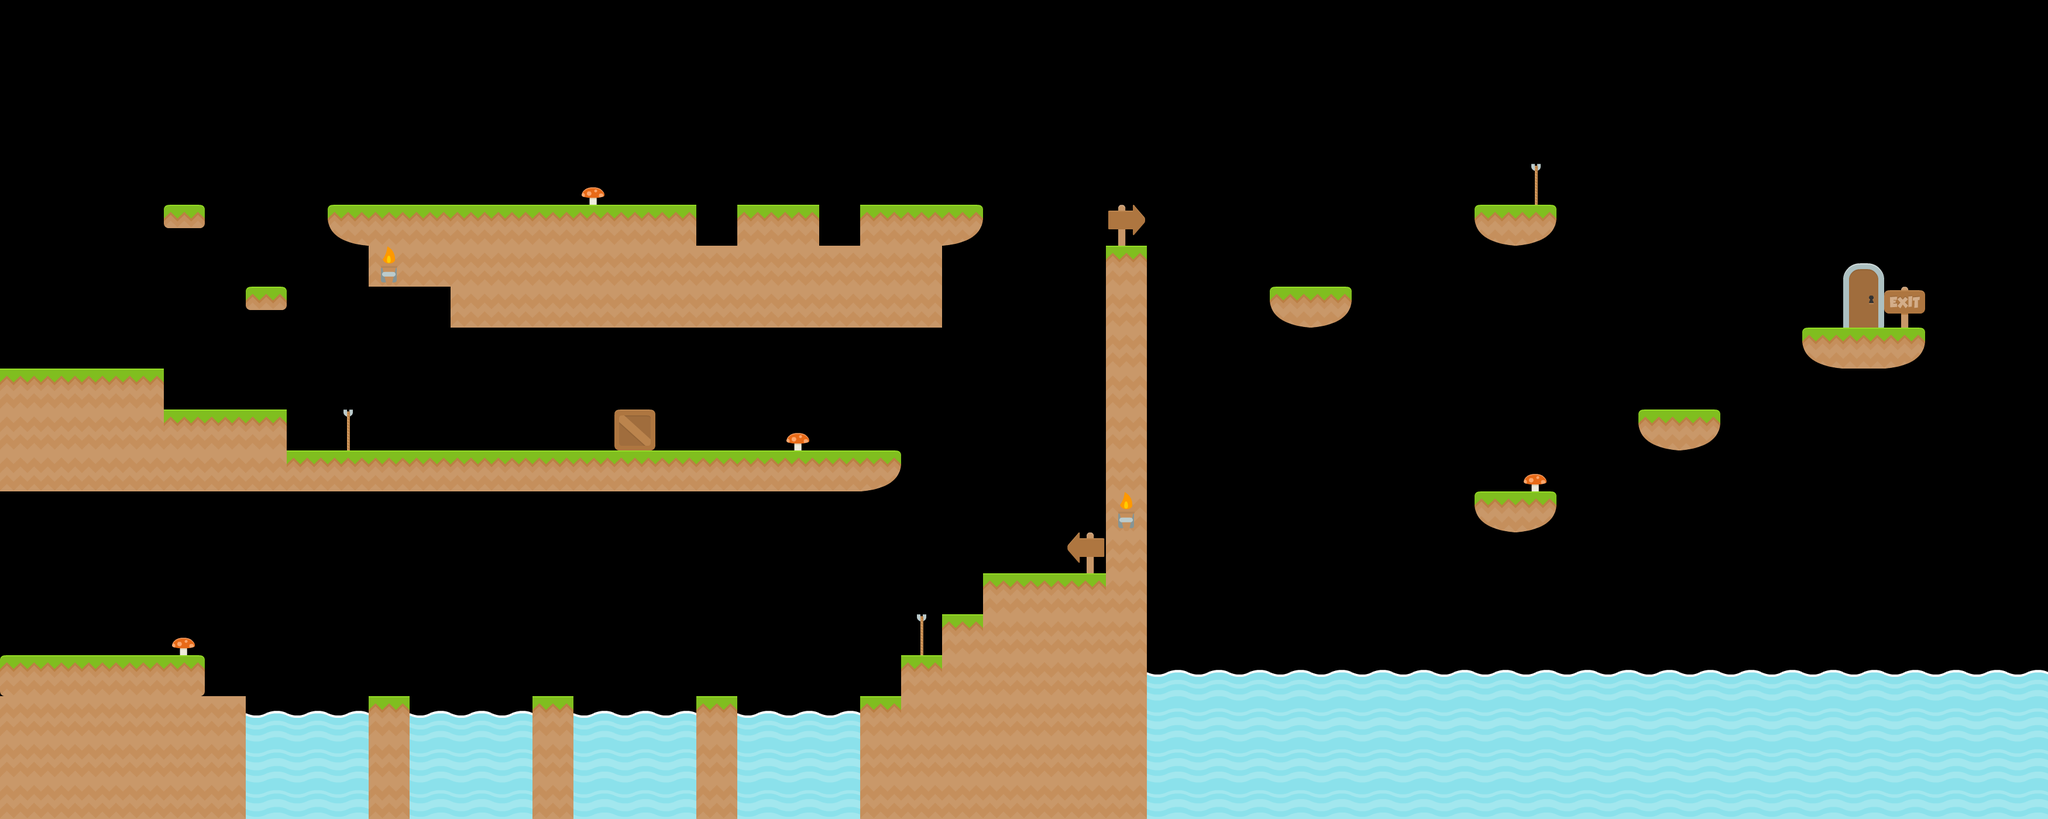

A 2D game scene composited from a Tiled map and its tileset images. What follows is a short description and the map's XML, with each tile layer's data collapsed to a summary:
An orthogonal 50x20 tile map with 70x70 px tiles, 4 tile layers (Limite, CollisionLayer, End, Object), 4 tilesets.

<map version="1.0" orientation="orthogonal" renderorder="right-down" width="50" height="20" tilewidth="70" tileheight="70" nextobjectid="51">
 <tileset firstgid="1" name="sheet" tilewidth="70" tileheight="70" tilecount="98" columns="14">
  <image source="tiles/map/sheet.png" width="980" height="490" />
  <tile id="84">
   <properties>
    <property name="tileType" value="air" />
   </properties>
  </tile>
 </tileset>
 <tileset firstgid="99" name="tiles_spritesheet" tilewidth="70" tileheight="70" spacing="2" tilecount="156" columns="12">
  <image source="tiles/map/tiles_spritesheet.png" width="914" height="936" />
  <tile id="80">
   <properties>
    <property name="tileType" value="half" />
   </properties>
  </tile>
 </tileset>
 <tileset firstgid="255" name="spritesheet" tilewidth="70" tileheight="70" spacing="1" tilecount="49" columns="7">
  <image source="tiles/map/spritesheet.png" width="512" height="512" />
 </tileset>
 <tileset firstgid="304" name="grayy" tilewidth="32" tileheight="32" tilecount="800" columns="20">
  <image source="tiles/map/grassy_tileset.png" width="640" height="1280" />
 </tileset>
 <layer name="Limite" width="50" height="20">
  <data>[1000 cells, 1000 non-empty, 3 distinct tile ids]</data>
 </layer>
 <layer name="CollisionLayer" width="50" height="20">
  <data>[1000 cells, 1000 non-empty, 9 distinct tile ids]</data>
 </layer>
 <layer name="End" width="50" height="20">
  <data>[1000 cells, 1000 non-empty, 3 distinct tile ids]</data>
 </layer>
 <layer name="Object" width="50" height="20">
  <data>[1000 cells, 998 non-empty, 10 distinct tile ids]</data>
 </layer>
</map>
